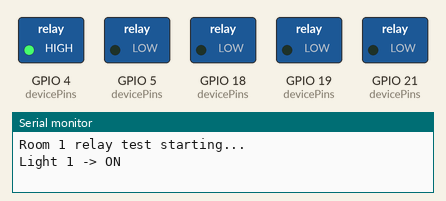
A sketch run on a simulated ESP32. Parts: switched loads named in the sketch (green lamp = pin HIGH), the last lines printed to the serial monitor.

Above: at 0.6 s.
At 6.6 s:
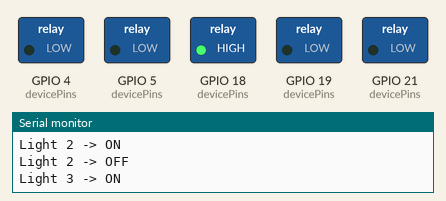
At 9.6 s:
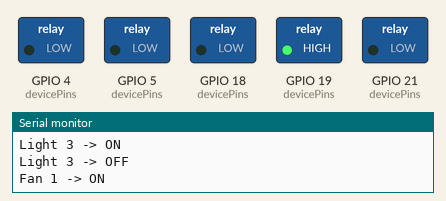
At 12.6 s:
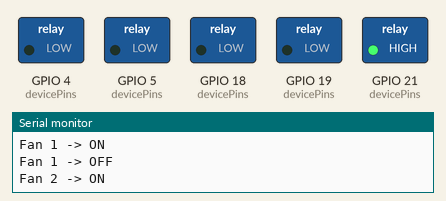
At 25.6 s:
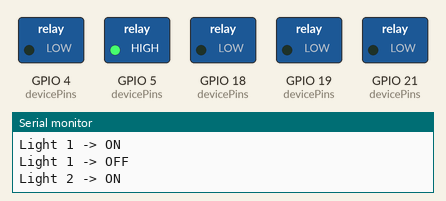
At 37.6 s:
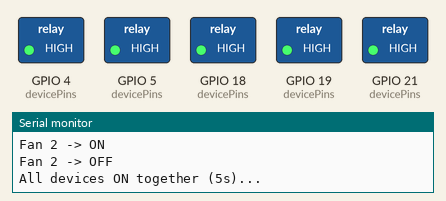
Timing chart, 0 to 39.1 s (numbered marks = the images above):
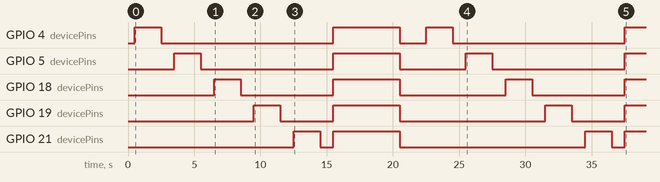

Measured:
- by itself, GPIO 4 (devicePins): goes HIGH 2.0 s, LOW 13.0 s, HIGH 5.0 s, LOW 2.0 s, HIGH 2.0 s, LOW 13.0 s, then HIGH
- by itself, GPIO 5 (devicePins): goes HIGH 2.0 s, LOW 10.0 s, HIGH 5.0 s, LOW 5.0 s, HIGH 2.0 s, LOW 10.0 s, then HIGH
- by itself, GPIO 18 (devicePins): goes HIGH 2.0 s, LOW 7.0 s, HIGH 5.0 s, LOW 8.0 s, HIGH 2.0 s, LOW 7.0 s, then HIGH
- by itself, GPIO 19 (devicePins): goes HIGH 2.0 s, LOW 4.0 s, HIGH 5.0 s, LOW 11.0 s, HIGH 2.0 s, LOW 4.0 s, then HIGH
- by itself, GPIO 21 (devicePins): goes HIGH 2.0 s, LOW 1.0 s, HIGH 5.0 s, LOW 14.0 s, HIGH 2.0 s, LOW 1.0 s, then HIGH

The sketch:

sketch.ino
```cpp
// Room 1 test sketch — cycles each device ON for 2s, then OFF, one at a time
// Confirms both relay onboard LED and device LED respond correctly per channel

const int LIGHT1 = 4;
const int LIGHT2 = 5;
const int LIGHT3 = 18;
const int FAN1   = 19;
const int FAN2   = 21;

const int devicePins[5] = {LIGHT1, LIGHT2, LIGHT3, FAN1, FAN2};
const char* deviceNames[5] = {"Light 1", "Light 2", "Light 3", "Fan 1", "Fan 2"};

void setup() {
  Serial.begin(115200);
  for (int i = 0; i < 5; i++) {
    pinMode(devicePins[i], OUTPUT);
    digitalWrite(devicePins[i], LOW); // start all OFF
  }
  delay(500);
  Serial.println("Room 1 relay test starting...");
}

void loop() {
  for (int i = 0; i < 5; i++) {
    Serial.print(deviceNames[i]);
    Serial.println(" -> ON");
    digitalWrite(devicePins[i], HIGH);
    delay(2000);

    Serial.print(deviceNames[i]);
    Serial.println(" -> OFF");
    digitalWrite(devicePins[i], LOW);
    delay(1000);
  }
  Serial.println("All devices ON together (5s)...");
  for (int i = 0; i < 5; i++) digitalWrite(devicePins[i], HIGH);
  delay(5000);
  for (int i = 0; i < 5; i++) digitalWrite(devicePins[i], LOW);
  delay(2000);
}
```
